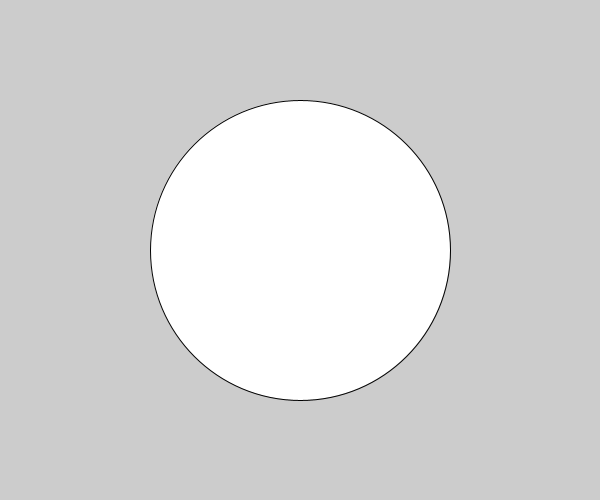
Frame 1 (no input)
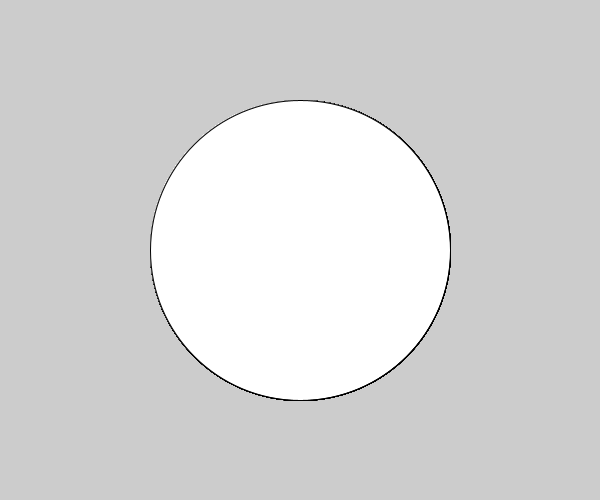
Frame 60 (the mouse pressed at the canvas centre just before this capture)
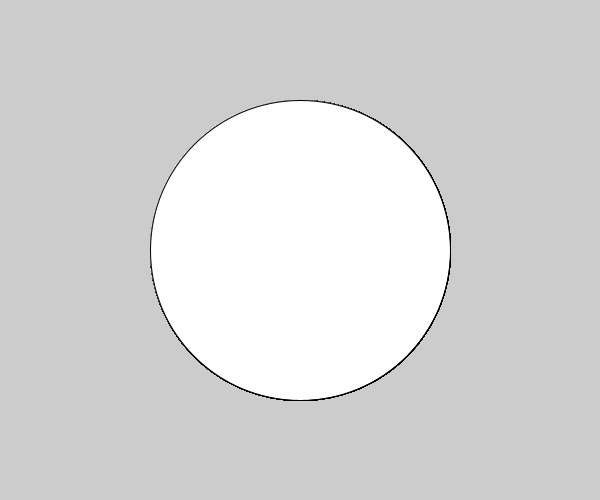
Frame 120 (the mouse held since frame 60 and released just before this capture)

The Processing sketch that drew these frames (run headless with seeded random() and noise(); from frame 60 on, the mouse is pressed at the canvas centre):

// Processing sketch: Quiz_1
// ── Quiz_1.pde
void setup(){
  size(600,500);
 // noStroke();
}

void draw(){
 // background(5,180,0);
  
  if(mouseX>width/2 && mousePressed){
    fill(#FFF300);
  }
  else{
    fill(255);
  }
  ellipse(width/2,height/2,300,300);
  
}
